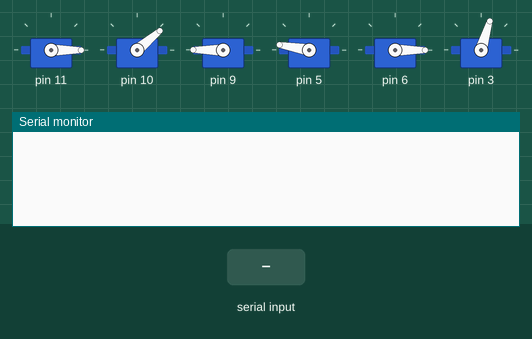
The sketch below on a simulated Arduino Uno, built with avr-gcc and run on an emulated ATmega328P. Shown: 6 × servo, the last lines printed to the serial monitor. The test bench sets the inputs (shaded band).

Above: at 7.2 s.
7.3 s: "MOVE,\n" received over Serial
At 8.5 s:
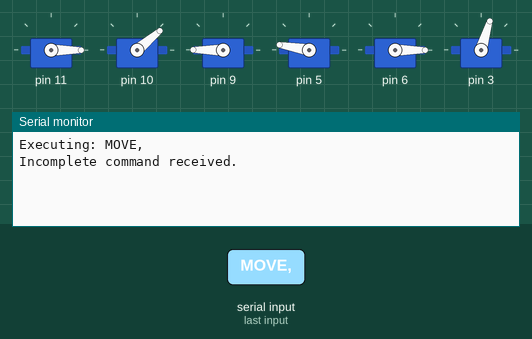
8.8 s: "90,45\n" received over Serial
At 10.0 s:
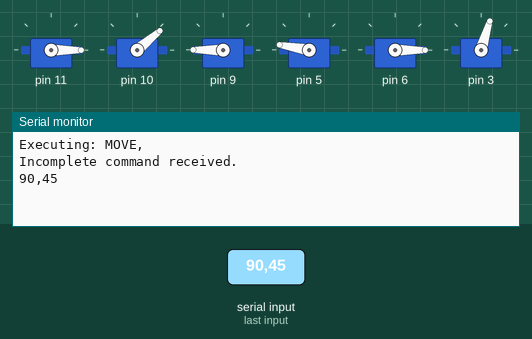
10.3 s: "5\n" received over Serial
At 11.3 s:
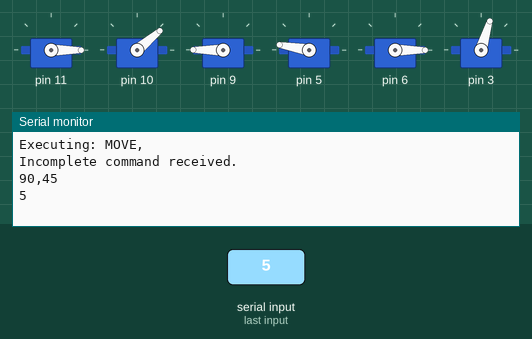

Measured:
- after the input at 7.3 s, the serial monitor: prints a new line at once (image 1)
- after the input at 8.8 s, the serial monitor: prints a new line at once (image 2)
- after the input at 10.3 s, the serial monitor: prints a new line at once (image 3)

The sketch:

ArduinoSimpleBraccioMover.ino
```cpp
#include <Braccio.h>
#include <Servo.h>

Servo base;
Servo shoulder;
Servo elbow;
Servo wrist_rot;
Servo wrist_ver;
Servo gripper;

void setup() {
  Serial.begin(9600); // Initialize serial communication at 9600 baud rate
  Braccio.begin();    // Initialize Braccio with default stiffness
}

void loop() {
  if (Serial.available() > 0) {
    String command = Serial.readStringUntil('\n'); // Read incoming data
    // Check if command starts with "MOVE"
    if (command.startsWith("MOVE,")) {
      moveArm(command); // Call moveArm with the command if it starts with "MOVE"
    } else {
      Serial.println(command); // Echo back the received data for other commands
    }
  }
}

void moveArm(String command) {
  // Print the received command for debugging
  Serial.println("Executing: " + command);

  // Example command: MOVE,90,45,0,0,0,0
  int pos[6]; // Array to hold positions for each servo
  int index = 0;
  int lastIndex = 4; // Correct starting index to skip "MOVE,"
  for (int i = 0; i < 6; i++) {
    index = command.indexOf(',', lastIndex + 1);
    if (index == -1 && i < 5) { // Ensure we break only if we're missing values before the last expected position
      Serial.println("Incomplete command received.");
      return; // Exit the function if no more values are found and we haven't filled the pos array
    }
    pos[i] = command.substring(lastIndex + 1, i < 5 ? index : command.length()).toInt();
    lastIndex = index;
  }

  Braccio.ServoMovement(20, pos[0], pos[1], pos[2], pos[3], pos[4], pos[5]);
}
```
